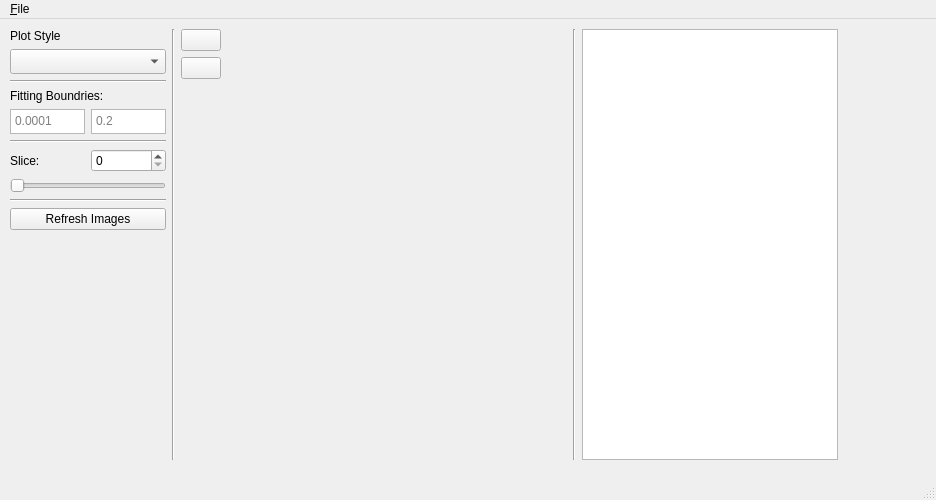
<?xml version="1.0" encoding="UTF-8"?>
<ui version="4.0">
 <class>MainWindow</class>
 <widget class="QMainWindow" name="MainWindow">
  <property name="geometry">
   <rect>
    <x>0</x>
    <y>0</y>
    <width>936</width>
    <height>500</height>
   </rect>
  </property>
  <property name="sizePolicy">
   <sizepolicy hsizetype="Maximum" vsizetype="Maximum">
    <horstretch>0</horstretch>
    <verstretch>0</verstretch>
   </sizepolicy>
  </property>
  <property name="minimumSize">
   <size>
    <width>700</width>
    <height>500</height>
   </size>
  </property>
  <property name="windowTitle">
   <string>MainWindow</string>
  </property>
  <widget class="QWidget" name="centralwidget">
   <property name="sizePolicy">
    <sizepolicy hsizetype="Maximum" vsizetype="Maximum">
     <horstretch>0</horstretch>
     <verstretch>0</verstretch>
    </sizepolicy>
   </property>
   <widget class="QWidget" name="horizontalLayoutWidget">
    <property name="geometry">
     <rect>
      <x>10</x>
      <y>10</y>
      <width>911</width>
      <height>431</height>
     </rect>
    </property>
    <layout class="QHBoxLayout" name="horizontalLayout_2">
     <item>
      <layout class="QVBoxLayout" name="RightSidePanel">
       <item>
        <widget class="QLabel" name="Lbl_PltStyle">
         <property name="text">
          <string>Plot Style</string>
         </property>
        </widget>
       </item>
       <item>
        <widget class="QComboBox" name="cmbBox_PltStyle">
         <property name="sizePolicy">
          <sizepolicy hsizetype="Preferred" vsizetype="MinimumExpanding">
           <horstretch>0</horstretch>
           <verstretch>0</verstretch>
          </sizepolicy>
         </property>
         <property name="minimumSize">
          <size>
           <width>70</width>
           <height>25</height>
          </size>
         </property>
         <property name="maximumSize">
          <size>
           <width>500</width>
           <height>25</height>
          </size>
         </property>
         <property name="editable">
          <bool>false</bool>
         </property>
         <property name="currentText">
          <string/>
         </property>
         <property name="currentIndex">
          <number>-1</number>
         </property>
         <property name="placeholderText">
          <string comment="Spectrum">Spectrum</string>
         </property>
        </widget>
       </item>
       <item>
        <widget class="Line" name="line">
         <property name="orientation">
          <enum>Qt::Horizontal</enum>
         </property>
        </widget>
       </item>
       <item>
        <widget class="QLabel" name="lbl_FittingBoundries">
         <property name="text">
          <string>Fitting Boundries:</string>
         </property>
        </widget>
       </item>
       <item>
        <layout class="QHBoxLayout" name="horizontalLayout">
         <property name="sizeConstraint">
          <enum>QLayout::SetMinAndMaxSize</enum>
         </property>
         <item>
          <widget class="QTextEdit" name="txtEdt_BoundMin">
           <property name="sizePolicy">
            <sizepolicy hsizetype="Expanding" vsizetype="Fixed">
             <horstretch>0</horstretch>
             <verstretch>0</verstretch>
            </sizepolicy>
           </property>
           <property name="maximumSize">
            <size>
             <width>75</width>
             <height>25</height>
            </size>
           </property>
           <property name="acceptDrops">
            <bool>false</bool>
           </property>
           <property name="inputMethodHints">
            <set>Qt::ImhPreferNumbers</set>
           </property>
           <property name="verticalScrollBarPolicy">
            <enum>Qt::ScrollBarAlwaysOff</enum>
           </property>
           <property name="placeholderText">
            <string>0.0001</string>
           </property>
          </widget>
         </item>
         <item>
          <widget class="QTextEdit" name="txtEdt_BoundMax">
           <property name="maximumSize">
            <size>
             <width>75</width>
             <height>25</height>
            </size>
           </property>
           <property name="verticalScrollBarPolicy">
            <enum>Qt::ScrollBarAlwaysOff</enum>
           </property>
           <property name="placeholderText">
            <string>0.2</string>
           </property>
          </widget>
         </item>
        </layout>
       </item>
       <item>
        <widget class="Line" name="line_2">
         <property name="orientation">
          <enum>Qt::Horizontal</enum>
         </property>
        </widget>
       </item>
       <item>
        <layout class="QVBoxLayout" name="verticalLayout_2">
         <item>
          <layout class="QHBoxLayout" name="horizontalLayout_3">
           <item>
            <widget class="QLabel" name="label">
             <property name="text">
              <string>Slice:</string>
             </property>
            </widget>
           </item>
           <item>
            <widget class="QSpinBox" name="spinBox"/>
           </item>
          </layout>
         </item>
         <item>
          <widget class="QSlider" name="horizontalSlider">
           <property name="orientation">
            <enum>Qt::Horizontal</enum>
           </property>
          </widget>
         </item>
         <item>
          <widget class="Line" name="line_5">
           <property name="orientation">
            <enum>Qt::Horizontal</enum>
           </property>
          </widget>
         </item>
         <item>
          <widget class="QPushButton" name="pushButton">
           <property name="text">
            <string>Refresh Images</string>
           </property>
          </widget>
         </item>
        </layout>
       </item>
       <item>
        <spacer name="verticalSpacer">
         <property name="orientation">
          <enum>Qt::Vertical</enum>
         </property>
         <property name="sizeHint" stdset="0">
          <size>
           <width>20</width>
           <height>120</height>
          </size>
         </property>
        </spacer>
       </item>
      </layout>
     </item>
     <item>
      <widget class="Line" name="line_3">
       <property name="orientation">
        <enum>Qt::Vertical</enum>
       </property>
      </widget>
     </item>
     <item>
      <layout class="QVBoxLayout" name="verticalLayout">
       <item>
        <widget class="QPushButton" name="BttnImgDynLoad">
         <property name="minimumSize">
          <size>
           <width>25</width>
           <height>0</height>
          </size>
         </property>
         <property name="maximumSize">
          <size>
           <width>50</width>
           <height>16777215</height>
          </size>
         </property>
         <property name="text">
          <string/>
         </property>
         <property name="icon">
          <iconset>
           <normaloff>../../../../../.designer/backup/resources/openFolder.png</normaloff>../../../../../.designer/backup/resources/openFolder.png</iconset>
         </property>
        </widget>
       </item>
       <item>
        <widget class="QPushButton" name="BttnImgDynRotate">
         <property name="maximumSize">
          <size>
           <width>50</width>
           <height>16777215</height>
          </size>
         </property>
         <property name="text">
          <string/>
         </property>
         <property name="icon">
          <iconset>
           <normaloff>../../../../../.designer/backup/resources/rot90.png</normaloff>../../../../../.designer/backup/resources/rot90.png</iconset>
         </property>
        </widget>
       </item>
       <item>
        <spacer name="verticalSpacer_3">
         <property name="orientation">
          <enum>Qt::Vertical</enum>
         </property>
         <property name="sizeHint" stdset="0">
          <size>
           <width>20</width>
           <height>40</height>
          </size>
         </property>
        </spacer>
       </item>
      </layout>
     </item>
     <item>
      <spacer name="horizontalSpacer_2">
       <property name="orientation">
        <enum>Qt::Horizontal</enum>
       </property>
       <property name="sizeHint" stdset="0">
        <size>
         <width>40</width>
         <height>20</height>
        </size>
       </property>
      </spacer>
     </item>
     <item>
      <widget class="QLabel" name="AXImgDyn">
       <property name="minimumSize">
        <size>
         <width>256</width>
         <height>256</height>
        </size>
       </property>
       <property name="maximumSize">
        <size>
         <width>512</width>
         <height>512</height>
        </size>
       </property>
       <property name="text">
        <string/>
       </property>
      </widget>
     </item>
     <item>
      <widget class="Line" name="line_4">
       <property name="orientation">
        <enum>Qt::Vertical</enum>
       </property>
      </widget>
     </item>
     <item>
      <widget class="QGraphicsView" name="AXPltDyn">
       <property name="minimumSize">
        <size>
         <width>256</width>
         <height>256</height>
        </size>
       </property>
      </widget>
     </item>
     <item>
      <spacer name="horizontalSpacer">
       <property name="orientation">
        <enum>Qt::Horizontal</enum>
       </property>
       <property name="sizeHint" stdset="0">
        <size>
         <width>40</width>
         <height>20</height>
        </size>
       </property>
      </spacer>
     </item>
    </layout>
   </widget>
  </widget>
  <widget class="QMenuBar" name="menubar">
   <property name="geometry">
    <rect>
     <x>0</x>
     <y>0</y>
     <width>936</width>
     <height>22</height>
    </rect>
   </property>
   <widget class="QMenu" name="menu_File">
    <property name="title">
     <string>&amp;File</string>
    </property>
    <addaction name="action_Open"/>
    <addaction name="actionOpen_Image"/>
   </widget>
   <addaction name="menu_File"/>
  </widget>
  <widget class="QStatusBar" name="statusbar"/>
  <action name="action_Open">
   <property name="text">
    <string>&amp;Open Dyn</string>
   </property>
  </action>
  <action name="actionOpen_Image">
   <property name="text">
    <string>Open Image</string>
   </property>
  </action>
 </widget>
 <resources/>
 <connections/>
</ui>
